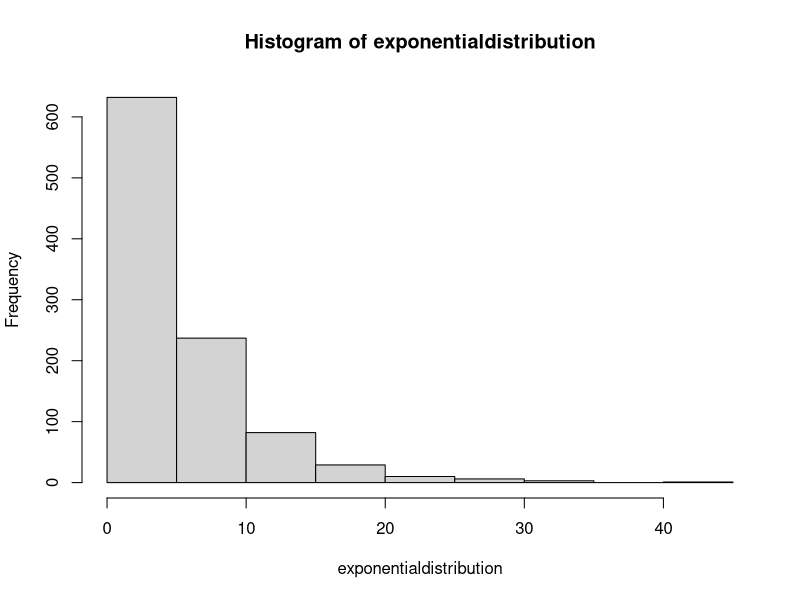
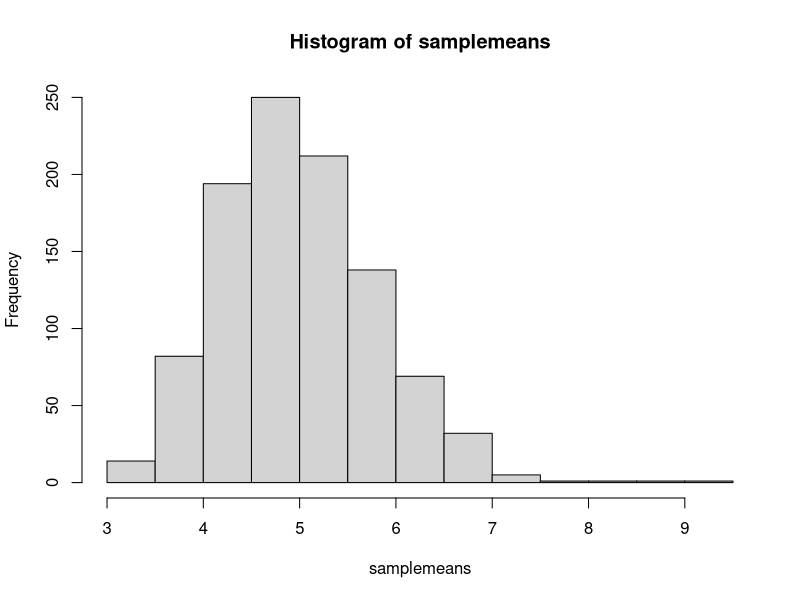

Generate these figures, in order, with R:
## ---- chunk 1
packages <- c("data.table","dplyr", "ggplot2", "knitr")
sapply(packages, require, character.only=TRUE, quietly=TRUE)
## ---- chunk 2
knitr::opts_chunk$set(echo = TRUE)
## ---- chunk 3
set.seed(5)
observations<-1000
samplesize<-40
rate<-0.2
theoretical_mean<-1/rate
theoretical_sd<-1/rate
theoretical_var<- 1 / (rate^2)
exponentialdistribution<-rexp(observations,rate)
hist(exponentialdistribution)
summary(exponentialdistribution)
str(exponentialdistribution)
var(exponentialdistribution)
sd(exponentialdistribution)
samplemeans = NULL
for (i in 1 : 1000) samplemeans = c(samplemeans, mean(sample(exponentialdistribution, samplesize, replace=TRUE)))

summary(samplemeans)
str(samplemeans)
hist(samplemeans)
var(samplemeans)
sd(samplemeans)
theoretical_mean
theoretical_sd
theoretical_var
## ---- chunk 4
summary(ToothGrowth)
str(ToothGrowth)
